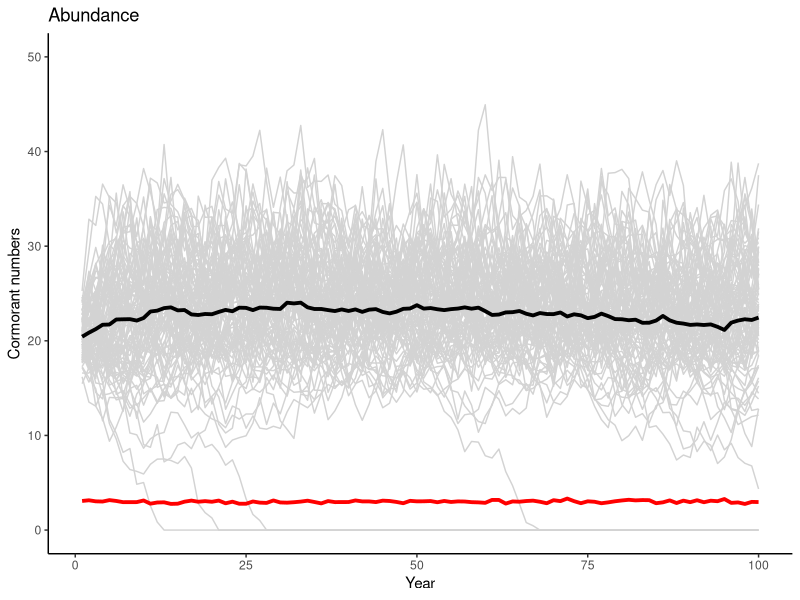
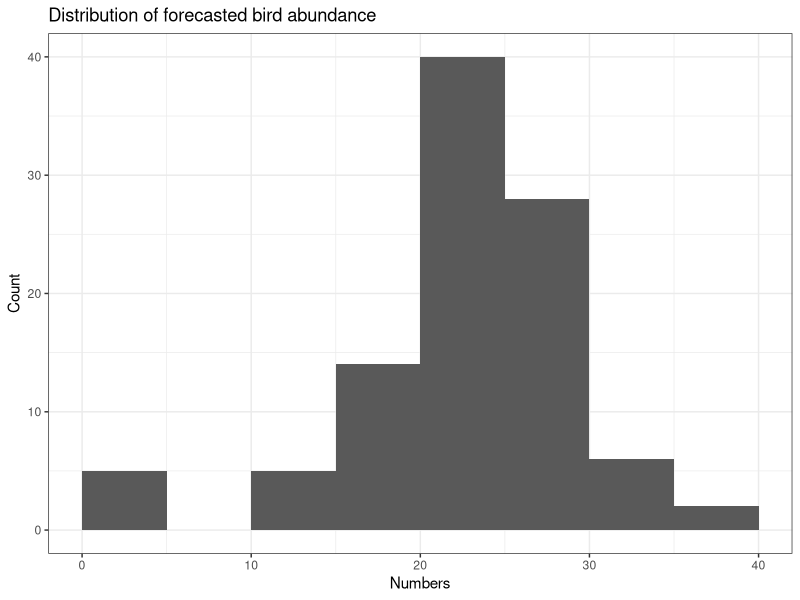

These charts were generated, in order, by the following R code:
#Unit 3, Assignment 3.2
# This version of the model also includes a harvest, or cull

# With a cv of 40% an average cull amount of 3.1 (3,100) is the highest that maintains
# abundance above 10,000 95% of the time.
# Reducing the cv to 20% has very little effect: now the highest safe cull amount is 3,200.

library(ggplot2)

# Define variables for processes
a_fix <- 1
b <- .0046
c <- 1
d <- 50
hm <- 3  # average harvest or culling rate (1000s)
hsd <- .4 * hm # standard deviation of harvest: cv = .4

# Set up a data frame for time series of numbers and rates for each replicate simulation
birds_over_time <- numeric(10000) # 100 years x 100 replicates
harvest <- numeric(10000)
years <- numeric(10000)
reps <- numeric(10000)
outputs <- data.frame(reps,years,birds_over_time,harvest)
df_counter <- 1 # initial row for data frame

# Start a loop over replicate simulations
for (sims in 1:100) {
  
  # Re-establish starting values for each replicate simulation
  birds <- 20
  
  # Start the main simulation loop over time
  for (i in 1:100) {   # we will run the model for 100 time steps
    
    # Calculate the birth and death rates according to our dynamic processes
    br_dev <- rnorm(1,0,.2)  # .2 = sqrt(.04)
    births_per_female <- a_fix * exp(-b * birds + br_dev) # add lognormal error
    deaths_per_capita <- c * birds / (d + birds)
    
    # Convert rates to actual numbers
    births <- births_per_female * birds / 2  # divide by 2 because per female
    deaths <- deaths_per_capita * birds
    harvest <- rnorm(1,hm,hsd)  # normally distributed harvest variation
    
    # Apply the tautology
    birds <- birds + births - deaths - harvest
    if (birds < 0) birds <- 0
    
    # Add a row to the output data frame
    outputs[df_counter,] <- c(sims,i,birds,harvest)
    df_counter <- df_counter + 1
    #close the time loop
  }
  #close the replicate simulation loop
}

# Assignment 3.1.2 - frequency for #s < 10,000
too_low <- subset(outputs, outputs$birds_over_time<10)
prop_low <- length(too_low$birds_over_time)/length(outputs$birds_over_time)

# calculate the mean across simulations
avg_birds <- as.numeric(by(outputs$birds, outputs$years, FUN=mean))
avg_harvest <- as.numeric(by(outputs$harvest, outputs$years, FUN=mean))

# Plot the results - ggplot version
x <- seq(from=1,to=100)
Number_plot <- ggplot() +
  geom_line(mapping=aes(x=outputs$years,y=outputs$birds_over_time, group=outputs$reps),
            color = 'lightgrey') +
  geom_line(mapping=aes(x=x, y=avg_birds),
            color='black', size=1.3) +
  geom_line(mapping=aes(x=x, y=avg_harvest),
            color='red', size=1.3) +
  labs(title = "Abundance",
       x = "Year",
       y = "Cormorant numbers") +
  coord_cartesian(ylim=c(0,50)) +
  theme_classic()
plot(Number_plot)
lastyear <- subset(outputs,outputs$years==100)
breaks <- seq(0,40,5)  # define bins for histogram using "breaks"
Dist_plot <- ggplot() +
  geom_histogram(mapping = aes(x=lastyear$birds_over_time),
                 breaks=breaks) +
  labs(title="Distribution of forecasted bird abundance",
       x="Numbers",
       y="Count") +
  theme_bw()
plot(Dist_plot)                 
